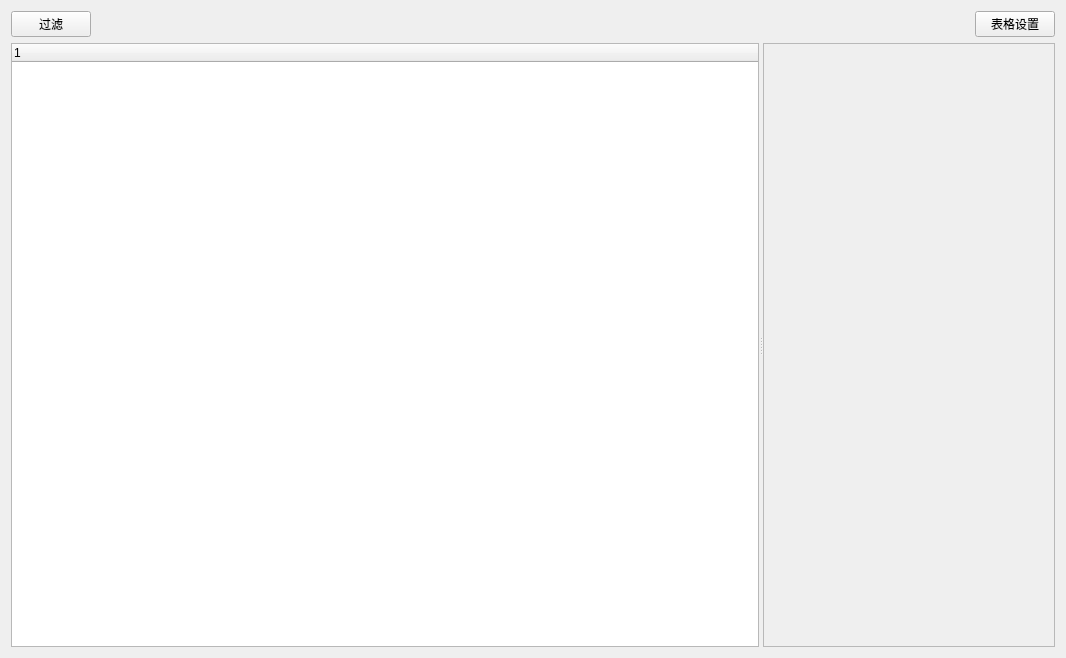
<?xml version="1.0" encoding="UTF-8"?>
<ui version="4.0">
 <class>Form</class>
 <widget class="QWidget" name="Form">
  <property name="geometry">
   <rect>
    <x>0</x>
    <y>0</y>
    <width>1066</width>
    <height>658</height>
   </rect>
  </property>
  <property name="windowTitle">
   <string>Form</string>
  </property>
  <layout class="QFormLayout" name="formLayout">
   <item row="0" column="0" colspan="2">
    <layout class="QVBoxLayout" name="verticalLayout" stretch="0,1">
     <item>
      <layout class="QHBoxLayout" name="horizontalLayout">
       <item>
        <widget class="QPushButton" name="pushButton">
         <property name="text">
          <string>过滤</string>
         </property>
        </widget>
       </item>
       <item>
        <spacer name="horizontalSpacer">
         <property name="orientation">
          <enum>Qt::Horizontal</enum>
         </property>
         <property name="sizeHint" stdset="0">
          <size>
           <width>40</width>
           <height>20</height>
          </size>
         </property>
        </spacer>
       </item>
       <item>
        <widget class="QPushButton" name="pushButton_2">
         <property name="text">
          <string>表格设置</string>
         </property>
        </widget>
       </item>
      </layout>
     </item>
     <item>
      <widget class="QSplitter" name="splitter">
       <property name="orientation">
        <enum>Qt::Horizontal</enum>
       </property>
       <widget class="QTreeWidget" name="treeWidget">
        <column>
         <property name="text">
          <string notr="true">1</string>
         </property>
        </column>
       </widget>
       <widget class="QFrame" name="frame">
        <property name="frameShape">
         <enum>QFrame::StyledPanel</enum>
        </property>
        <property name="frameShadow">
         <enum>QFrame::Raised</enum>
        </property>
       </widget>
      </widget>
     </item>
    </layout>
   </item>
  </layout>
 </widget>
 <resources/>
 <connections/>
</ui>
